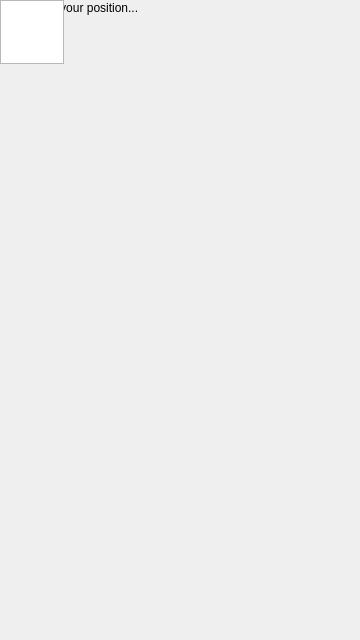
<?xml version="1.0" encoding="UTF-8"?>
<ui version="4.0">
 <class>FindJerusalem</class>
 <widget class="QMainWindow" name="FindJerusalem">
  <property name="geometry">
   <rect>
    <x>0</x>
    <y>0</y>
    <width>360</width>
    <height>640</height>
   </rect>
  </property>
  <property name="windowTitle">
   <string>FindJerusalem</string>
  </property>
  <widget class="QWidget" name="centralWidget">
   <widget class="QLabel" name="lblTest">
    <property name="geometry">
     <rect>
      <x>0</x>
      <y>0</y>
      <width>291</width>
      <height>16</height>
     </rect>
    </property>
    <property name="text">
     <string>Waiting for your position...</string>
    </property>
   </widget>
   <widget class="QLabel" name="lblAzimuth">
    <property name="geometry">
     <rect>
      <x>0</x>
      <y>-100</y>
      <width>5</width>
      <height>13</height>
     </rect>
    </property>
    <property name="text">
     <string/>
    </property>
   </widget>
   <widget class="QGraphicsView" name="gv">
    <property name="geometry">
     <rect>
      <x>0</x>
      <y>0</y>
      <width>64</width>
      <height>64</height>
     </rect>
    </property>
   </widget>
  </widget>
 </widget>
 <layoutdefault spacing="6" margin="11"/>
 <resources/>
 <connections/>
</ui>
